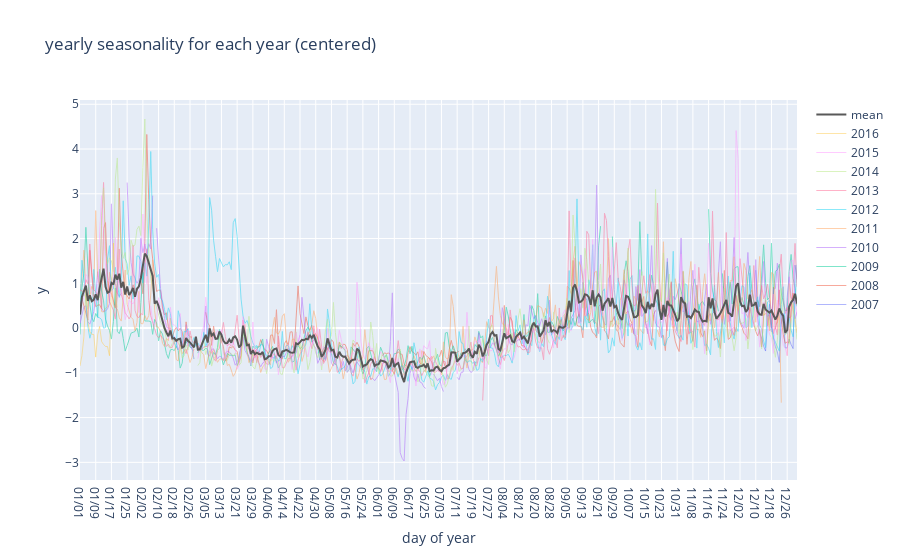

Source (notebook cell):
### Markdown cell above
By default, all metrics in `~greykite.common.evaluation.ElementwiseEvaluationMetricEnum`
are computed on each CV train/test split.
The configuration of CV evaluation metrics can be found at
`Evaluation Metric <../../pages/stepbystep/0400_configuration.html#evaluation-metric>`_.
Here, we show the Mean Absolute Percentage Error (MAPE)
across splits (see `~greykite.framework.utils.result_summary.summarize_grid_search_results`
to control what to show and for details on the output columns).
From the result, we see that the cross-validation ``mean_test_MAPE`` is 7.3%, which
means the prediction is 7.3% away from the ground truth on average. We also see the
3 cv folds have ``split_test_MAPE`` 5.1%, 8.5% and 8.4%, respectively.

When we have different sets of model parameters, a good way to compare them is
to run a time series cross-validation on each set of parameters, and pick the
set of parameters that has the best cross-validated performance.

Start tuning
------------
Now that you know how to evaluate model performance,
let's see if we can improve the model by tuning its parameters.

Anomaly
---
An anomaly is a deviation in the metric that is not expected to occur again
in the future. Including anomaly points will lead the model to fit the
anomaly as an intrinsic property of the time series, resulting in inaccurate forecasts.
These anomalies could be identified through overlay plots, see
`Seasonality <../quickstart/0300_seasonality.html>`_.

### Code cell
fig = ts.plot_quantiles_and_overlays(
    groupby_time_feature="month_dom",
    show_mean=True,
    show_quantiles=False,
    show_overlays=True,
    overlay_label_time_feature="year",
    overlay_style={"line": {"width": 1}, "opacity": 0.5},
    center_values=True,
    xlabel="day of year",
    ylabel=ts.original_value_col,
    title="yearly seasonality for each year (centered)",
)
plotly.io.show(fig)

### Figure 1 — Plotly figure (JSON) as saved in the notebook; plotly's stock layout.template omitted (floating-point values rounded to 4 significant figures; data arrays with more than 128 entries replaced by an {"elided": "..."} marker saying what was removed)
{"data": [{"line": {"width": 1}, "mode": "lines", "name": "2007", "opacity": 0.5, "type": "scatter", "x": {"elided": "366 str values"}, "y": {"elided": "366 float values"}}, {"line": {"width": 1}, "mode": "lines", "name": "2008", "opacity": 0.5, "type": "scatter", "x": {"elided": "366 str values"}, "y": {"elided": "366 float values"}}, {"line": {"width": 1}, "mode": "lines", "name": "2009", "opacity": 0.5, "type": "scatter", "x": {"elided": "366 str values"}, "y": {"elided": "366 float values"}}, {"line": {"width": 1}, "mode": "lines", "name": "2010", "opacity": 0.5, "type": "scatter", "x": {"elided": "366 str values"}, "y": {"elided": "366 float values"}}, {"line": {"width": 1}, "mode": "lines", "name": "2011", "opacity": 0.5, "type": "scatter", "x": {"elided": "366 str values"}, "y": {"elided": "366 float values"}}, {"line": {"width": 1}, "mode": "lines", "name": "2012", "opacity": 0.5, "type": "scatter", "x": {"elided": "366 str values"}, "y": {"elided": "366 float values"}}, {"line": {"width": 1}, "mode": "lines", "name": "2013", "opacity": 0.5, "type": "scatter", "x": {"elided": "366 str values"}, "y": {"elided": "366 float values"}}, {"line": {"width": 1}, "mode": "lines", "name": "2014", "opacity": 0.5, "type": "scatter", "x": {"elided": "366 str values"}, "y": {"elided": "366 float values"}}, {"line": {"width": 1}, "mode": "lines", "name": "2015", "opacity": 0.5, "type": "scatter", "x": {"elided": "366 str values"}, "y": {"elided": "366 float values"}}, {"line": {"width": 1}, "mode": "lines", "name": "2016", "opacity": 0.5, "type": "scatter", "x": {"elided": "366 str values"}, "y": {"elided": "366 float values"}}, {"legendgroup": "mean", "line": {"color": "#595959", "width": 2}, "mode": "lines", "name": "mean", "type": "scatter", "x": {"elided": "366 str values"}, "y": {"elided": "366 float values"}}], "layout": {"legend": {"traceorder": "reversed"}, "showlegend": true, "title": {"text": "yearly seasonality for each year (centered)"}, "xaxis": {"title": {"text": "day of year"}}, "yaxis": {"title": {"text": "y"}}}}
